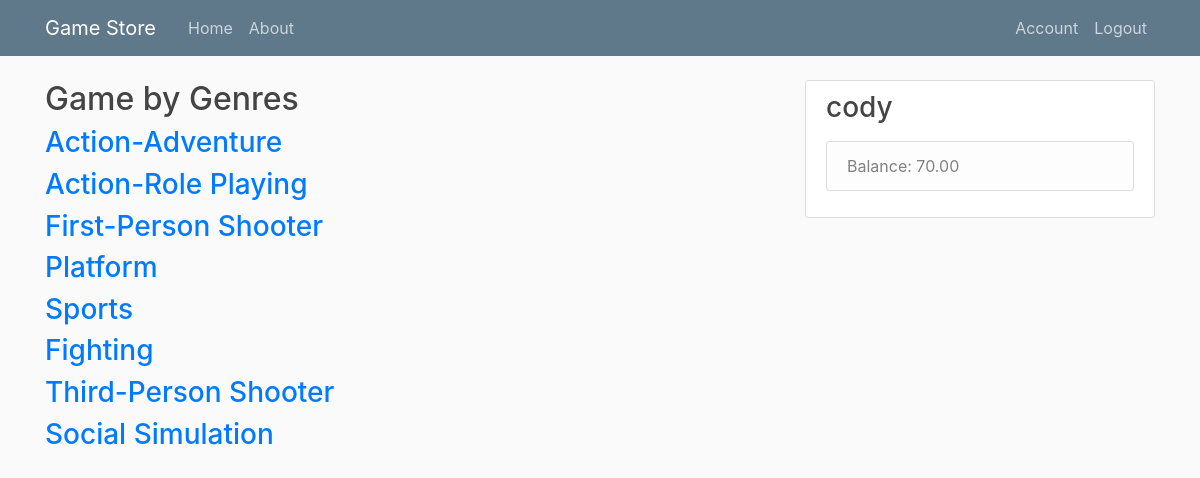
The page /genres (signed in) on the database as committed earlier.
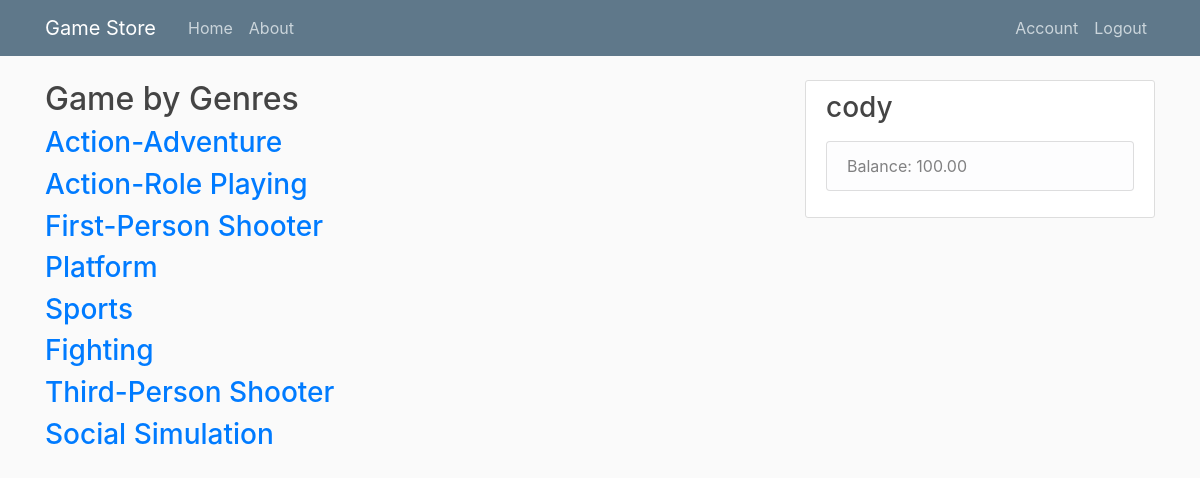
The same page on the database as committed later.
### game_store/models.py (models this page shows, shortened)
class Customer(db.Model, UserMixin):
    id = db.Column(db.Integer, primary_key=True)
    username = db.Column(db.String(20), unique=True, nullable=False)
    email = db.Column(db.String(120), unique=True, nullable=False)
    password = db.Column(db.String(60), nullable=False)
    balance = db.Column(db.Numeric(4, 2))
    orders = db.relationship("Purchase", cascade="all, delete-orphan")
    returns = db.relationship("Return", cascade="all, delete-orphan")
    __table_args__ = (
        CheckConstraint(balance >= 0, name='check_bar_positive'),
        {})

### game_store/routes.py (the view)
@app.route("/genres")
def genre():
    return render_template('genres.html')

### game_store/models.py (called while the page is built)
@login_manager.user_loader
def load_user(user_id):
    return Customer.query.get(int(user_id))

### game_store/templates/genres.html (shortened to what this page needs)
{% extends "layout.html" %}
{% block content %}
<html lang="en">
<head>
    <h2>Game by Genres</h2>
    <h3><a href="/aa">Action-Adventure</a></h3>
    <h3><a href="/arp">Action-Role Playing</a></h3>
    <h3><a href="/fps">First-Person Shooter</a></h3>
    <h3><a href="/platform">Platform</a></h3>
    <h3><a href="/sports">Sports</a></h3>
    <h3><a href="/fight">Fighting</a></h3>
    <h3><a href="/tps">Third-Person Shooter</a></h3>
    <h3><a href="/social">Social Simulation</a></h3>
</head>
<body>
</body>
</html>
{% endblock content %}

### game_store/templates/layout.html (shortened to what this page needs)
<!DOCTYPE html>
<html>
<head>
    <link rel="stylesheet" href="https://maxcdn.bootstrapcdn.com/bootstrap/4.0.0/css/bootstrap.min.css">
    <link rel="stylesheet" type="text/css" href="{{ url_for('static', filename='main.css') }}">
</head>
<body>
    <header class="site-header">
      <nav class="navbar navbar-expand-md navbar-dark bg-steel fixed-top">
        <div class="container">
          <a class="navbar-brand mr-4" href="/">Game Store</a>
          <div class="collapse navbar-collapse" id="navbarToggle">
            <div class="navbar-nav mr-auto">
              <a class="nav-item nav-link" href="{{ url_for('home') }}">Home</a>
              <a class="nav-item nav-link" href="{{ url_for('about') }}">About</a>
            </div>
            <div class="navbar-nav">
              {% if current_user.is_authenticated %}
                <a class="nav-item nav-link" href="{{ url_for('account') }}">Account</a>
                <a class="nav-item nav-link" href="{{ url_for('logout') }}">Logout</a>
              {% else %}
                <a class="nav-item nav-link" href="{{ url_for('login') }}">Login</a>
                <a class="nav-item nav-link" href="{{ url_for('register') }}">Register</a>
              {% endif %}
            </div>
          </div>
        </div>
      </nav>
    </header>
    <main role="main" class="container">
      <div class="row">
        <div class="col-md-8">
          {% block content %}{% endblock %}
        </div>
        <div class="col-md-4">
          <div class="content-section">
            <h3>{{ current_user.username }}</h3>
            <p class='text-muted'>
              <ul class="list-group">
                <li class="list-group-item list-group-item-light">Balance: {{ current_user.balance }}</li>
              </ul>
            </p>
          </div>
        </div>
      </div>
    </main>
</body>
</html>

Rows that differ between the two databases and show on the page:
changed Customer "cody": balance "70.00" → "100.00"
